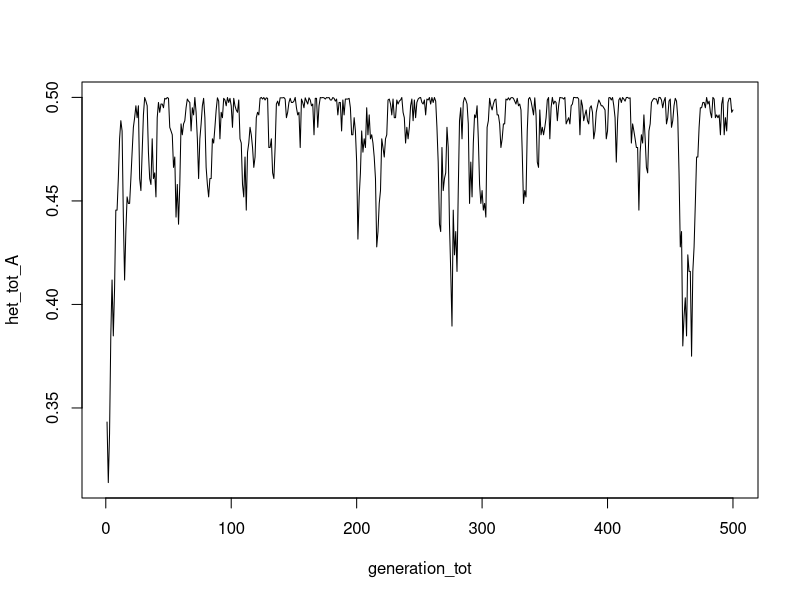
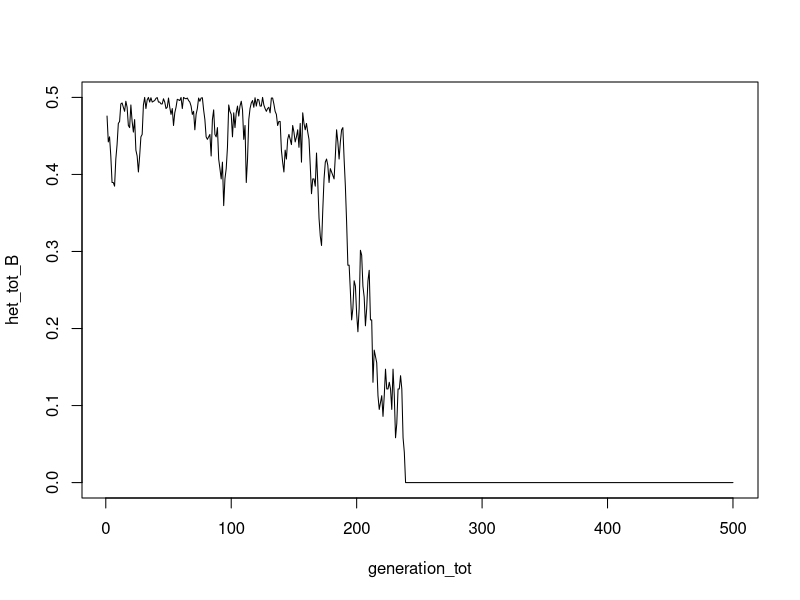
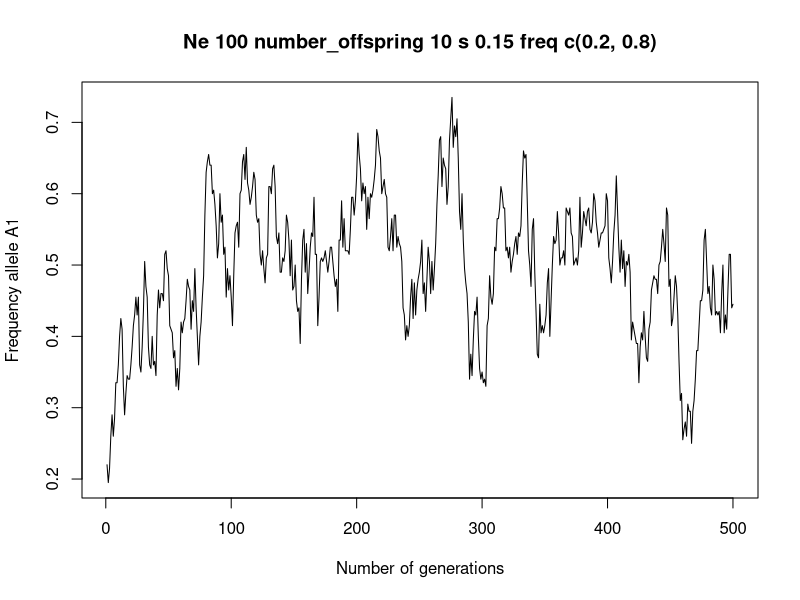

The R script that drew these images, in order: (Note: a time limit stopped this script after it produced the figures.)
# script to simulate overdominance without migration...
# Richmond change...
setwd("~/R")
# file name info...
scenarioname <- "scenario1"
dir.create(scenarioname)
# what is the total pop size
population_size <- 100
# how many offspring does each mating produce?
number_offspring <- 10
# how many generations are we simulating
number_generations <- 500
# how many loci are being modeled
number_loci <- 2
# does recombination happen in males? TRUE = yes, FALSE = no
male_recombination <- TRUE
# how many replicates to run
replicates <- 100
# start clock
st<-proc.time()[1]
# need to loop over a range of recombination rates...
for (recombination_rate in seq(0.1,0.1,0.1)) {
  message("recombination_rate = ", recombination_rate) # to track simulation progress
  # need to loop over a range of mortality rates due to homozygosity
  for (m in seq(0.15, 0.15)) {
    message("m = ", m) # to track simulation progress
    # need to loop through a series of replicate runs...
    # building starting population
    for (i in 1:replicates) {
      message("i = ", i) # to track simulation progress
      alleles_names <- list()
      alleles_names[[1]] <- c("A1", "A2") # Name the alleles from locus under selection 
      alleles_names[[2]] <- c("B1", "B2") # Name the alleles from neutral locus
      alleles_frequencies <- list()
      alleles_frequencies[[1]] <- c(0.2, 0.8) # Allele frequencies for locus A
      alleles_frequencies[[2]] <- c(0.5, 0.5) # Allele frequencies for locus B
      # Create a data.frame to track details...
      starting_population <- as.data.frame(matrix(ncol = number_loci * 2 + 6, nrow = population_size))
      starting_population[1:(population_size / 2), 1] <- "Male" # first column stores sex
      starting_population[(population_size / 2 + 1):population_size, 1] <- "Female" # first column stores sex
      starting_population[, 2] <- 1 # second column stores population
      starting_population[, 3] <- 0 # third column stores generation
      starting_population[, 4] <- 0 # fourth column stores male parent
      starting_population[, 5] <- 0 # fifth column stores female parent
      starting_population[, 6] <- rownames(starting_population) # sixth column stores generation individual number
      # generate initial genotypes for population 1
      # going to put the two loci on a single stretch of chromosome one after the other in the data table
      for (k in 1:number_loci) {
        starting_population[1:population_size, (k + 6)] <- sample(alleles_names[[k]], size = population_size, replace = TRUE, prob = alleles_frequencies[[k]])
        starting_population[1:population_size, (k + 8)] <- sample(alleles_names[[k]], size = population_size, replace = TRUE, prob = alleles_frequencies[[k]])
      }
      # We have our population genomes, now we have to simulate the population over time...
      pop1 <- starting_population
      
      # heterozygosity variables
      het_tot_A = list()
      het_tot_B = list()
      generation_tot = list()
      alle_freq_tot_A1 = list()
      
      for (g in 1:number_generations) {
        message("g = ", g)
        # males and females from pop 1
        male_parents <- which(starting_population$V1 == "Male")
        female_parents <- which(starting_population$V1 == "Female")
        
        # create matrix into which parent combinations are placed
        parents_matrix <- matrix(nrow = population_size, ncol = 2)
        
        # select males and females that are mating with each other - males column 1 females column 2
        parents_matrix[, 1] <- sample(as.numeric(male_parents), size = population_size, replace = TRUE, prob = NULL)
        parents_matrix[, 2] <- sample(as.numeric(female_parents), size = population_size, replace = TRUE, prob = NULL)
        
        # have parents, now lets make number_offspring making number_offspring*number_offspring/pairing young
        offspring_matrix <- as.data.frame(matrix(nrow = population_size * number_offspring, ncol = (7 + number_loci * 2)))
        
        # now have to loop through the number_offspring to make offspring...
        for (parent in 1:dim(parents_matrix)[1]) {
          offspring_matrix[((parent - 1) * number_offspring + 1):(parent * number_offspring), 1] <-
            sample(c("Male", "Female"), size = number_offspring, replace = TRUE) # sex
          offspring_matrix[((parent - 1) * number_offspring + 1):(parent * number_offspring), 2] <- 1 # source population
          offspring_matrix[((parent - 1) * number_offspring + 1):(parent * number_offspring), 3] <- g # generation number
          offspring_matrix[((parent - 1) * number_offspring + 1):(parent * number_offspring), 4] <- parents_matrix[parent, 1] # male parent
          offspring_matrix[((parent - 1) * number_offspring + 1):(parent * number_offspring), 5] <- parents_matrix[parent, 2] # female parent
          
          # 6 is reserved for ind # and 7 is reserved for alive/dead status
          
          # getting genotype of each number_offspring for a pairing...
          
          # parent chromosomes
          mchrome1 <- c(starting_population[parents_matrix[parent, 1], 7], starting_population[parents_matrix[parent, 1], 8])
          mchrome2 <- c(starting_population[parents_matrix[parent, 1], 9], starting_population[parents_matrix[parent, 1], 10])
          fchrome1 <- c(starting_population[parents_matrix[parent, 2], 7], starting_population[parents_matrix[parent, 2], 8])
          fchrome2 <- c(starting_population[parents_matrix[parent, 2], 9], starting_population[parents_matrix[parent, 2], 10])
          
          for (n in 1:number_offspring) {
            # getting the genotype from dad
            randad <- runif(1) # getting a random deviate to see if crossing over happens
            mctemp1 <- rep(NA, 2)
            mctemp2 <- rep(NA, 2)
            if (randad < recombination_rate & male_recombination) {
              mctemp1 <- c(mchrome1[1], mchrome2[2])
              mctemp2 <- c(mchrome2[1], mchrome1[2])
            } else {
              mctemp1 <- mchrome1 # store 1st male gamete from dad
              mctemp2 <- mchrome2 # store 2nd male gamete from dad
            }
            malechromes <- list(mctemp1, mctemp2)
            
            # pick which male gamete this number_offspring is getting...
            offspring_matrix[(parent - 1) * number_offspring + n, 8:9] <- malechromes[[sample(c(1, 2), 1)]]
            
            # getting the genotype from mom
            randmom <-runif(1) # getting a random deviate to see if crossing over happens
            fctemp1 <- rep(NA, 2)
            fctemp2 <- rep(NA, 2)
            if (randmom < recombination_rate) {
              fctemp1 <- c(fchrome1[1], fchrome2[2])
              fctemp2 <- c(fchrome2[1], fchrome1[2])
            } else {
              fctemp1 <- fchrome1 # store 1st female gamete from mom
              fctemp2 <- fchrome2 # store 2nd female gamete from mom
            }
            femalechromes <- list(fctemp1, fctemp2)
            # pick which male gamete this number_offspring is getting...
            offspring_matrix[(parent - 1) * number_offspring + n, 10:11] <-
              femalechromes[[sample(c(1, 2), 1)]]
          }
        }
        offspring_matrix[, 6] <- as.numeric(rownames(offspring_matrix))
        offspring_matrix[, 7] <- 1 # "1 = alive"
        offspring_matrix$V12 <- runif(dim(offspring_matrix)[1])
#       for (ii in 1:dim(offspring_matrix)[1]) {
          # apply mortality if an individual is homozygous for the second loci on each chromosome
#          if (offspring_matrix[ii, "V8"] == offspring_matrix[ii, "V10"]) {
            # test to find homozygotes
#            if (offspring_matrix[ii, "V12"] < m) {
              # if the random number assigned to that ind is less than mort probability
#              offspring_matrix$V7[ii] <- 0   # set the individual to dead
#            }
#          }
#        }
        offspring_matrix[which(offspring_matrix$V8==offspring_matrix$V10 & offspring_matrix$V12<m),7]<-0
        # get the male and female number_offsprings that are alive and then select the ones we'll use for
        # the next generation
        maleoffs <- offspring_matrix[which(offspring_matrix$V1 == "Male" & offspring_matrix$V7 == 1),]
        femaleoffs <- offspring_matrix[which(offspring_matrix$V1 == "Female" & offspring_matrix$V7 == 1),]
        starting_population <- rbind(
          maleoffs[sample(1:dim(maleoffs)[1], size = population_size / 2, replace = FALSE),], 
          femaleoffs[sample(1:dim(femaleoffs)[1], size = population_size / 2, replace = FALSE),])
        starting_population <- starting_population[, c("V1", "V2", "V3","V4", "V5", "V6", "V8", "V9", "V10","V11")]
        colnames(starting_population) <- c("V1", "V2", "V3", "V4", "V5", "V6", "V7", "V8", "V9", "V10")
        pop1 <- rbind(pop1, starting_population)
        
        #calculate heterozygosity
        count_allele_A1 <- sum(length(which(starting_population$V7 == "A1")), length(which(starting_population$V9 == "A1")))
        count_allele_A2 <- (population_size * 2) - count_allele_A1
        count_allele_B1 <- sum(length(which(starting_population$V8 == "B1")), length(which(starting_population$V10 == "B1")))
        count_allele_B2 <- (population_size * 2) - count_allele_B1
        alle_freq_A1 <- count_allele_A1 / (population_size * 2)
        alle_freq_A2 <- count_allele_A2 / (population_size * 2)
        alle_freq_B1 <- count_allele_B1 / (population_size * 2)
        alle_freq_B2 <- count_allele_B2 / (population_size * 2)
        het_A <- 1 - sum((alle_freq_A1 ^ 2), (alle_freq_A2 ^ 2))
        het_B <- 1 - sum((alle_freq_B1 ^ 2), (alle_freq_B2 ^ 2))
        het_tot_A <- rbind(het_tot_A, het_A)
        het_tot_B <- rbind(het_tot_B, het_B)
        generation_tot <- rbind(generation_tot, g)
        alle_freq_tot_A1 <- rbind(alle_freq_tot_A1, alle_freq_A1)
      }
      # storing after loop generation
      colnames(pop1) <- c("sex","source","gen","malep","femalep","indnum","c1-l1","c1-l2","c2-l1","c2-l2")
      write.csv(pop1, file = paste( scenarioname,"/", scenarioname, "-cr","-mort",m * 100,"-rep-", i, ".csv",sep = ""),
        row.names = FALSE)
      write.csv(sum(het_tot_B>0),file=paste(scenarioname,"/endOfTime-",i,".csv",sep=""))
      plot(generation_tot, het_tot_A, type = "l")
      plot(generation_tot, het_tot_B, type = "l")
      plot(generation_tot, alle_freq_tot_A1,
        type = "l",
        ylab = "Frequency allele A1",
        xlab = "Number of generations",
        main = paste("Ne", population_size, "number_offspring", number_offspring, "s", m, "freq", alleles_frequencies[1])
      )
    }
  }
}
et=proc.time()[1]
message(paste("Stop the clock ",et-st))
